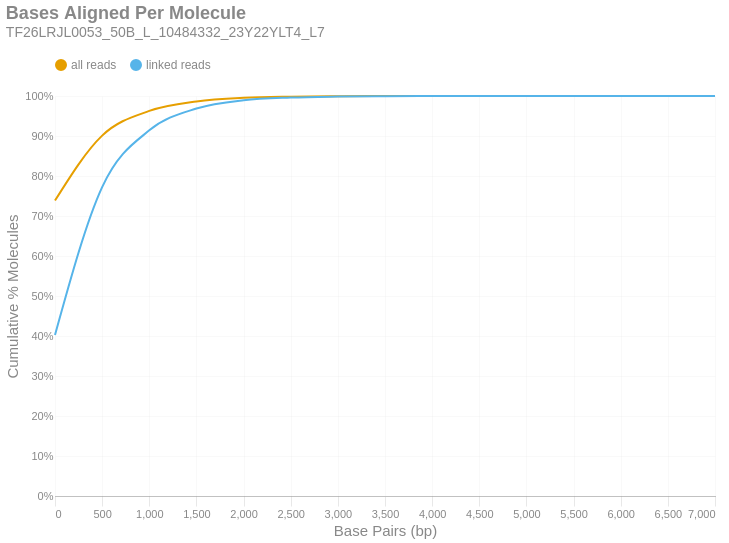

Write notebook code for a chart like this one.
### Markdown cell above
### Bases Aligned Per Molecule
This is a cumulative frequency distribution showing the number of base pairs aligned per unique molecule. These data are shown in 500 bp bins. There are two distributions: one with `all reads` (yellow) and another with only `linked reads` (blue). The percent of molecules in the `linked reads` distribution is relative to the total number of linked molecules.

### Code cell
if SKIPLR:
    print_html(f"Skipped")
else:
    binned_df = consolidated_hist(valids['aligned_bp'], mask, 500, True)
    with SafeRender(binned_df):
        (
            density_plot(binned_df, 'Bases Aligned Per Molecule', samplename, 'basesper')
            .encode(
                x=alt.X('bin:Q', title="Base Pairs (bp)").axis(tickMinStep=500).scale(padding=0),
                y=alt.Y('value:Q', title='Cumulative % Molecules')
                    .axis(format='%')
                    .scale(domain = [0,1])
                    .stack(False),
                color=alt.Color("key:N").scale(domain = ["all reads", "linked reads"]),
                tooltip = [
                    alt.Tooltip("key:N", title = "Data Type"),
                    alt.Tooltip("range_label:N", title="Bases Aligned Per Molecule"),
                    alt.Tooltip("value:Q", format = ".2%", title="% Molecules (Cum.)")
                ]
            )
        ).display()

### Figure 1 — Vega-Lite specification as saved in the notebook (floating-point values rounded to 4 significant figures)
{"width": "container", "height": 400, "config": {"title": {"anchor": "start", "dy": -15, "fontSize": 18, "color": "#888888", "subtitleColor": "#888888", "subtitleFontSize": 14}, "arc": {"fill": "#0072B2"}, "axis": {"domainColor": "#888888", "domainWidth": 0.5, "gridWidth": 0.2, "grid": false, "titleFontWeight": 400, "titleFontSize": 15, "labelFontSize": 11, "labelColor": "#888888", "tickColor": "#888888", "tickWidth": 0.2, "titleColor": "#888888"}, "axisBand": {"grid": false}, "axisX": {"grid": true, "tickSize": 10, "domainCap": "round"}, "axisY": {"domain": false, "grid": true, "tickSize": 0, "domainCap": "round"}, "background": "transparent", "header": {"labelFontSize": 15, "labelColor": "#888888", "titleFontSize": 15, "titleFontWeight": 600, "titleColor": "#888888"}, "legend": {"labelFont": "sans-serif", "labelFontSize": 12, "labelColor": "#888888", "symbolSize": 100, "symbolType": "circle", "titleFontSize": 12, "titlePadding": 10, "titleColor": "#888888", "title": null, "orient": "top"}, "range": {"category": ["#E69F00", "#56B4E9", "#009E73", "#F0E442", "#0072B2", "#D55E00", "#CC79A7", "#000000"], "diverging": ["#cfe8f3", "#a2d4ec", "#73bfe2", "#46abdb", "#1696d2", "#12719e"]}, "area": {"fill": "#0072B2", "fillOpacity": 0.7, "line": true, "strokeOpacity": 0.7}, "line": {"color": "#0072B2", "stroke": "#0072B2", "strokeWidth": 2}, "trail": {"color": "#0072B2", "stroke": "#0072B2", "strokeWidth": 0, "size": 1}, "point": {"filled": true, "fillOpacity": 1.0, "size": 95}, "text": {"color": "#888888", "fontSize": 11, "align": "right", "fontWeight": 400, "size": 11}, "bar": {"fill": "#0072B2", "stroke": null}, "view": {"stroke": null, "continuousWidth": 660, "continuousHeight": 400}}, "data": {"name": "data-f473d1b30b341f044dc83a9a2cb095de"}, "mark": {"type": "line", "interpolate": "monotone", "point": {"opacity": 0, "size": 275}}, "encoding": {"color": {"field": "key", "scale": {"domain": ["all reads", "linked reads"]}, "type": "nominal"}, "tooltip": [{"field": "key", "title": "Data Type", "type": "nominal"}, {"field": "range_label", "title": "Bases Aligned Per Molecule", "type": "nominal"}, {"field": "value", "format": ".2%", "title": "% Molecules (Cum.)", "type": "quantitative"}], "x": {"axis": {"tickMinStep": 500}, "field": "bin", "scale": {"padding": 0}, "title": "Base Pairs (bp)", "type": "quantitative"}, "y": {"axis": {"format": "%"}, "field": "value", "scale": {"domain": [0, 1]}, "stack": false, "title": "Cumulative % Molecules", "type": "quantitative"}}, "params": [{"name": "param_c36ac31b6afebe62", "select": {"type": "point", "fields": ["key"]}, "bind": "legend"}], "title": {"text": "Bases Aligned Per Molecule", "subtitle": "TF26LRJL0053_50B_L_10484332_23Y22YLT4_L7"}, "transform": [{"fold": ["all reads (cumsum)", "linked reads (cumsum)"]}, {"calculate": "replace(datum.key, ' (cumsum)', '')", "as": "key"}, {"filter": {"param": "param_c36ac31b6afebe62"}}], "usermeta": {"embedOptions": {"downloadFileName": "TF26LRJL0053_50B_L_10484332_23Y22YLT4_L7.basesper"}}, "$schema": "https://vega.github.io/schema/vega-lite/v6.4.1.json", "datasets": {"data-f473d1b30b341f044dc83a9a2cb095de": [{"bin": "0.0", "interval": "0.0-500.0", "all reads": 0.7386, "linked reads": 0.4026, "all reads (cumsum)": 0.7386, "linked reads (cumsum)": 0.4026, "range_label": "0-499"}, {"bin": "500.0", "interval": "500.0-1000.0", "all reads": 0.1623, "linked reads": 0.3695, "all reads (cumsum)": 0.901, "linked reads (cumsum)": 0.7721, "range_label": "500-999"}, {"bin": "1000.0", "interval": "1000.0-1500.0", "all reads": 0.06173, "linked reads": 0.142, "all reads (cumsum)": 0.9627, "linked reads (cumsum)": 0.9141, "range_label": "1000-1499"}, {"bin": "1500.0", "interval": "1500.0-2000.0", "all reads": 0.02365, "linked reads": 0.05445, "all reads (cumsum)": 0.9864, "linked reads (cumsum)": 0.9686, "range_label": "1500-1999"}, {"bin": "2000.0", "interval": "2000.0-2500.0", "all reads": 0.009028, "linked reads": 0.02079, "all reads (cumsum)": 0.9954, "linked reads (cumsum)": 0.9894, "range_label": "2000-2499"}, {"bin": "2500.0", "interval": "2500.0-3000.0", "all reads": 0.002938, "linked reads": 0.006766, "all reads (cumsum)": 0.9983, "linked reads (cumsum)": 0.9961, "range_label": "2500-2999"}, {"bin": "3000.0", "interval": "3000.0-3500.0", "all reads": 0.001062, "linked reads": 0.002445, "all reads (cumsum)": 0.9994, "linked reads (cumsum)": 0.9986, "range_label": "3000-3499"}, {"bin": "3500.0", "interval": "3500.0-4000.0", "all reads": 0.0003955, "linked reads": 0.0009108, "all reads (cumsum)": 0.9998, "linked reads (cumsum)": 0.9995, "range_label": "3500-3999"}, {"bin": "4000.0", "interval": "4000.0-4500.0", "all reads": 0.0001363, "linked reads": 0.000314, "all reads (cumsum)": 0.9999, "linked reads (cumsum)": 0.9998, "range_label": "4000-4499"}, {"bin": "4500.0", "interval": "4500.0-5000.0", "all reads": 5.036e-05, "linked reads": 0.000116, "all reads (cumsum)": 1.0, "linked reads (cumsum)": 0.9999, "range_label": "4500-4999"}, {"bin": "5000.0", "interval": "5000.0-5500.0", "all reads": 1.965e-05, "linked reads": 4.526e-05, "all reads (cumsum)": 1.0, "linked reads (cumsum)": 1.0, "range_label": "5000-5499"}, {"bin": "5500.0", "interval": "5500.0-6000.0", "all reads": 9.211e-06, "linked reads": 2.121e-05, "all reads (cumsum)": 1.0, "linked reads (cumsum)": 1.0, "range_label": "5500-5999"}, {"bin": "6000.0", "interval": "6000.0-6500.0", "all reads": 1.842e-06, "linked reads": 4.243e-06, "all reads (cumsum)": 1.0, "linked reads (cumsum)": 1.0, "range_label": "6000-6499"}, {"bin": "6500.0", "interval": "6500.0-7000.0", "all reads": 6.141e-07, "linked reads": 1.414e-06, "all reads (cumsum)": 1.0, "linked reads (cumsum)": 1.0, "range_label": "6500-6999"}, {"bin": "7000.0", "interval": "7000.0-7500.0", "all reads": 6.141e-07, "linked reads": 1.414e-06, "all reads (cumsum)": 1.0, "linked reads (cumsum)": 1.0, "range_label": "7000-7499"}]}}
